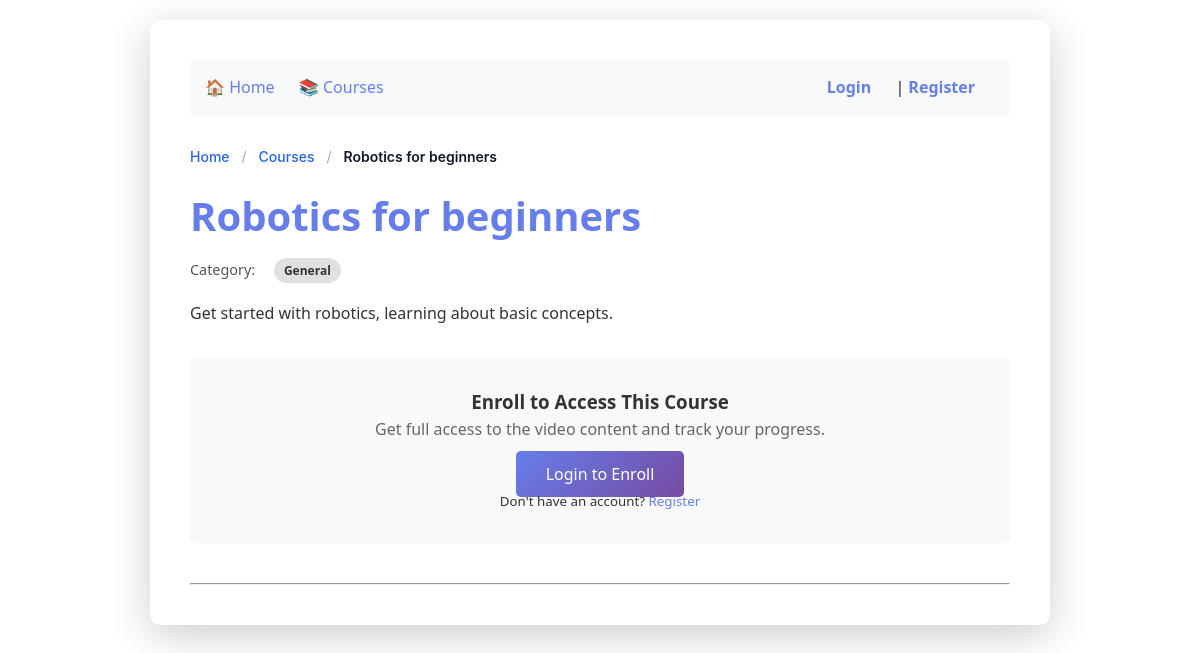
The page /course/4 on the database its author committed.
### tables this page shows
CREATE TABLE courses (
                   id INTEGER PRIMARY KEY,
                   title TEXT NOT NULL,
                   description TEXT NOT NULL
               , video_url TEXT, category TEXT DEFAULT 'General');

### routes/courses.py (the view, shortened to what this page needs)
    @app.route('/course/<int:course_id>')
    def course_details(course_id):
        conn = get_db_connection()
        course = conn.execute(
            'SELECT * FROM courses WHERE id = ?',
            (course_id,)
        ).fetchone()
        related_courses = []
        if course and course['category']:
            related_courses = conn.execute(
                'SELECT * FROM courses WHERE category = ? AND id != ? LIMIT 4',
                (course['category'], course_id)
            ).fetchall()
        is_enrolled = False
        user_id = None
        user = session.get('username')
        conn.close() # Close after ALL queries
        admin = is_admin()
        is_completed = False
        embed_url = None
        breadcrumbs = []
        if course:
            if user_id: # We already have user_id
                is_completed = is_course_completed(user_id, course_id)
            embed_url = get_youtube_embed_url(course['video_url'])
            breadcrumbs = [
                { "name": "Home", "url": "/" },
                { "name": "Courses", "url": "/courses" },
                { "name": course['title'], "url": None }
            ]
        else:
            breadcrumbs = [
                { "name": "Home", "url": "/" },
                { "name": "Not Found", "url": None }
            ]
        return render_template('course_detail.html',
                               course=course,
                               username=user,
                               is_admin=admin,
                               embed_url=embed_url,
                               is_completed=is_completed,
                               breadcrumbs=breadcrumbs,
                               related_courses=related_courses,
                               is_enrolled=is_enrolled) # <-- Pass the new variable

### helpers.py (called while the page is built, shortened)
def get_db_connection():
    conn = sqlite3.connect('lms.db')
    conn.row_factory = sqlite3.Row
    return conn

def is_admin():
    if 'username' not in session:
        return False

### templates/course_detail.html (shortened to what this page needs)
{% extends "base.html" %}
{% block content %}
    {% if course %}
        <h1>{{ course.title }}</h1>
        {% if course.category %}
            <p class="category-badge-container">
                Category: <span class="category-badge">{{ course.category }}</span>
            </p>
        {% endif %}
        <p>{{ course.description }}</p>
        {% if is_enrolled or is_admin %}
            {% if embed_url %}
                <div class="video-container" style="position: relative; padding-bottom: 56.25%; height: 0; overflow: hidden; max-width: 100%; background: #000; margin-top: 20px;">
                    <iframe
                        src="{{ embed_url }}"
                        style="position: absolute; top: 0; left: 0; width: 100%; height: 100%;"
                        frameborder="0"
                        allow="accelerometer; autoplay; clipboard-write; encrypted-media; gyroscope; picture-in-picture"
                        allowfullscreen>
                    </iframe>
                </div>
            {% else %}
                <p style="margin-top: 20px;"><em>(No video provided for this course.)</em></p>
            {% endif %}
            {% if username and not is_admin %}
                <div style="margin-top: 30px; padding: 20px; background: #f8f9fa; border-radius: 5px;">
                    <h3>Your Progress</h3>
                    {% if is_completed %}
                        <p style="color: green;">✅ You've completed this course!</p>
                        <form method="POST" action="/toggle-complete/{{ course.id }}">
                            <button type="submit" class="btn" style="background: #6c757d;">Mark as Incomplete</button>
                        </form>
                    {% else %}
                        <p>Track your learning progress by marking this course as complete.</p>
                        <form method="POST" action="/toggle-complete/{{ course.id }}">
                            <button type="submit" class="btn">✅ Mark as Complete</button>
                        </form>
                    {% endif %}
                </div>
            {% endif %}
        {% else %}
            <div style="margin-top: 30px; padding: 30px; background: #f8f9fa; border-radius: 5px; text-align: center;">
                <h3>Enroll to Access This Course</h3>
                <p style="color: #666; margin-bottom: 20px;">Get full access to the video content and track your progress.</p>
                {% if username %}
                    <form method="POST" action="/enroll/{{ course.id }}">
                        <button type="submit" class="btn" style="font-size: 1.2em; padding: 10px 20px;">Enroll Now</button>
                    </form>
                {% else %}
                    <p>
                        <a href="{{ url_for('login') }}?next={{ request.path }}" class="btn">Login to Enroll</a>
                    </p>
                    <small>Don't have an account? <a href="{{ url_for('register') }}">Register</a></small>
                {% endif %}
            </div>
        {% endif %}
        {% else %}
        <h1>Course Not Found</h1>
        <p>Sorry, we couldn't find the course you were looking for.</p>
    {% endif %}
    <hr style="margin-top: 40px;">
{% endblock %}

### templates/base.html (shortened to what this page needs)
<!DOCTYPE html>
<html lang="en">
<head>
    <link rel="stylesheet" href="{{ url_for('static', filename='css/style.css') }}">
</head>
<body>
    <div class="container">
        <nav class="nav">
            <div>
                <a href="/">🏠 Home</a>
                <a href="/courses">📚 Courses</a>
            </div>
            <div class="user-info">
                {% if username %}
                    <a href="/dashboard">📊 Dashboard</a> |
                    👤 {{ username }} | <a href="/logout">Logout</a>
                {% else %}
                    <a href="/login">Login</a> | <a href="/register">Register</a>
                {% endif %}
            </div>
        </nav>
        {% if breadcrumbs %}
            <nav aria-label="breadcrumb" class="breadcrumb-nav">
                <ol>
                    {% for crumb in breadcrumbs %}
                        {% if not loop.last %}
                            <li><a href="{{ crumb.url }}">{{ crumb.name }}</a></li>
                            <span>/</span>
                        {% else %}
                            <li class="active" aria-current="page">{{ crumb.name }}</li>
                        {% endif %}
                    {% endfor %}
                </ol>
            </nav>
        {% endif %}
        {% block content %}
        {% endblock %}
    </div>
</body>
</html>

### static/css/style.css (style rules this page uses)
* { margin: 0; padding: 0; box-sizing: border-box; }
body { font-family: 'Segoe UI', Tahoma, Geneva, Verdana, sans-serif; line-height: 1.6; color: #333; background-color: linear-gradient(135deg, #667eea 0%, #764ba2 100%); padding: 20px; }
.container { max-width: 900px; margin: 0 auto; background: white; padding: 40px; border-radius: 10px; box-shadow: 0 10px 40px rgba(0, 0, 0, 0.2); }
h1 { color: #667eea; margin-bottom: 20px; font-size: 2.5rem; }
a { color: #667eea; text-decoration: none; transition: color 0.3s ease; }
.nav { background: #f8f9fa; padding: 15px; border-radius: 5px; margin-bottom: 30px; display: flex; justify-content: space-between; align-self: center; }
.nav a { margin-right: 20px; }
.nav .user-info { color: #666; font-weight: bold; }
button[type="submit"], .btn { background: linear-gradient(135deg, #667eea 0%, #764ba2 100%); color: white; padding: 12px 30px; border: none; border-radius: 5px; font-size: 16px; cursor: pointer; transition: transform 0.2s, box-shadow 0.2s; }
.category-badge { background: #667eea; color: white; padding: 5px 15px; border-radius: 20px; font-size: 14px; white-space: nowrap; margin-left: 15px; }
.breadcrumb-nav { font-family: 'Inter', sans-serif; font-size: 14px; margin: 1rem 0; }
.breadcrumb-nav ol { list-style: none; display: flex; flex-wrap: wrap; align-items: center; gap: 0.5rem; padding: 0; margin: 0; }
.breadcrumb-nav li { display: flex; align-items: center; }
.breadcrumb-nav a { text-decoration: none; color: #2563eb; font-weight: 500; transition: color 0.2s ease; }
.breadcrumb-nav span { color: #9ca3af; margin: 0 0.25rem; }
.breadcrumb-nav .active { color: #111827; font-weight: 600; }
.category-badge { background-color: #eff6ff; color: #1e40af; font-size: 0.75rem; font-weight: 600; padding: 4px 10px; border-radius: 9999px; align-self: flex-start; }
.category-badge-container { margin-top: -10px; margin-bottom: 20px; color: #555; font-size: 0.9em; }
.category-badge { background-color: #e0e0e0; color: #333; padding: 4px 10px; border-radius: 15px; font-weight: 600; }

### rows shown on the page
courses: name "Robotics for beginners", title "Robotics for beginners", category "General", description "Get started with robotics, learning about basic concepts."

### other values the page prints
{{ crumb.name }} "Home" "Courses"
